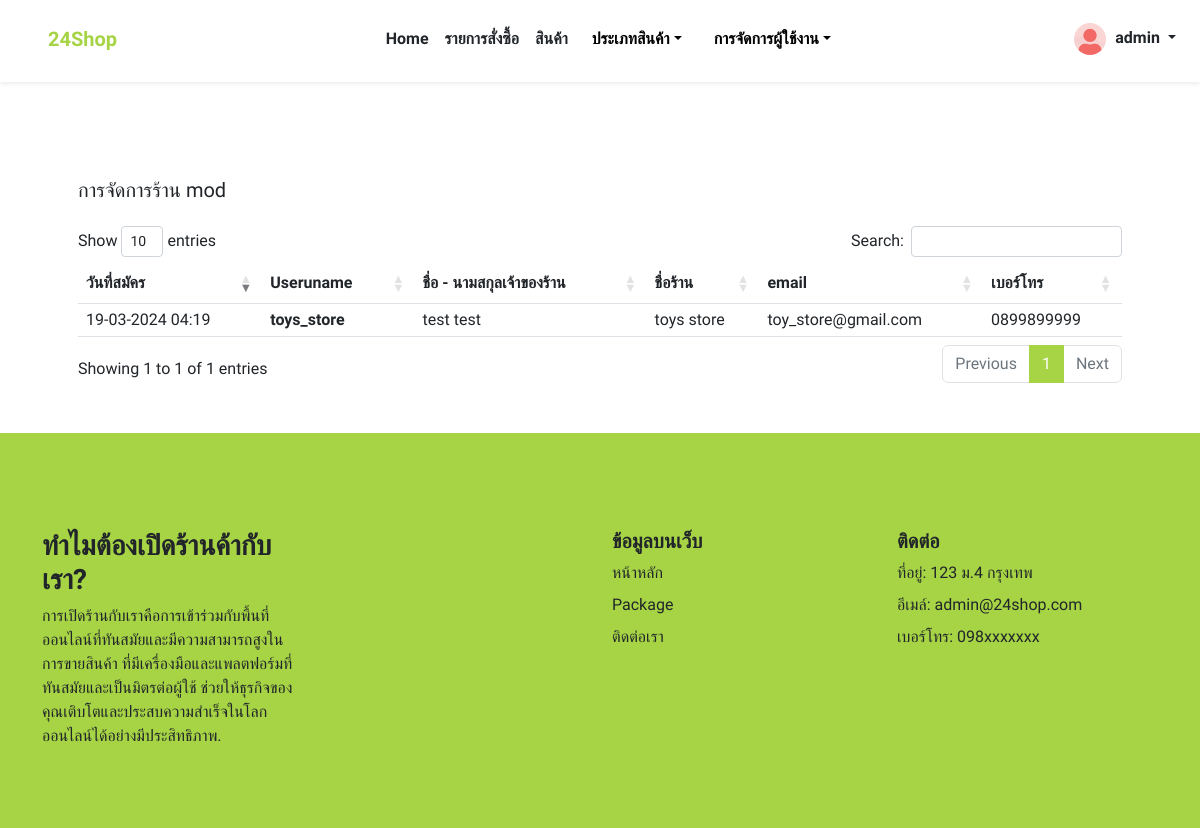
Page /admin/store-users.php (signed in) on the committed database.
### tables this page shows
CREATE TABLE IF NOT EXISTS `stores` (
  `user_name` varchar(100) NOT NULL,
  `firstname` varchar(100) NOT NULL,
  `lastname` varchar(100) NOT NULL,
  `password` varchar(100) NOT NULL,
  `sex` int NOT NULL,
  `birth_date` date NOT NULL,
  `id_card_number` varchar(15) NOT NULL,
  `img_id_card` varchar(100) NOT NULL,
  `img_house_registration` varchar(100) NOT NULL,
  `personal_address` text NOT NULL,
  `personal_sub_district` varchar(100) NOT NULL,
  `personal_district` varchar(100) NOT NULL,
  `personal_province` varchar(100) NOT NULL,
  `personal_postcode` varchar(100) NOT NULL,
  `personal_tel` varchar(100) NOT NULL,
  `store_address` text NOT NULL,
  `store_sub_district` varchar(100) NOT NULL,
  `store_district` varchar(100) NOT NULL,
  `store_province` varchar(100) NOT NULL,
  `store_postcode` varchar(100) NOT NULL,
  `store_name` varchar(100) NOT NULL,
  `store_tel` varchar(100) NOT NULL,
  `store_email` varchar(100) NOT NULL,
  `store_description` text NOT NULL,
  `store_category` int NOT NULL,
  `store_image` varchar(100) NOT NULL,
  `role` int NOT NULL,
  `status` int NOT NULL,
  `package` int NOT NULL,
  `created_at` datetime NOT NULL,
  `updated_at` timestamp NOT NULL DEFAULT CURRENT_TIMESTAMP ON UPDATE CURRENT_TIMESTAMP,
  PRIMARY KEY (`user_name`)
);

### admin/store-users.php (the view, shortened to what this page needs)
<?php
require_once("../config/config.inc.php");
?>
<!DOCTYPE html>
<html lang="en">
<head>
    <link href="https://cdn.jsdelivr.net/npm/bootstrap-icons@1.5.0/font/bootstrap-icons.css" rel="stylesheet" />
    <link href="../css/styles.css" rel="stylesheet" />
    <link rel="stylesheet" href="https://cdn.datatables.net/1.13.1/css/dataTables.bootstrap4.min.css">
</head>
<body class="d-flex flex-column min-vh-100">
    <?php
    include("./components/navbar.php"); ?>
    <section class="py-5">
        <div class="container px-4 px-lg-5 mt-5">
            <div class="d-flex justify-content-between">
                <h5 class="card-title mb-4">การจัดการร้าน mod</h5>
            </div>
            <div class="table-responsive">
                <table class="table" id="tableUsersMod">
                    <thead>
                        <tr class="text-nowrap">
                            <th>วันที่สมัคร</th>
                            <th>Useruname</th>
                            <th>ชื่อ - นามสกุลเจ้าของร้าน</th>
                            <th>ชื่อร้าน</th>
                            <th>email</th>
                            <th>เบอร์โทร</th>
                        </tr>
                    </thead>
                    <tbody>
                        <?php
                        $sqlGetUsers = "SELECT * FROM `stores`";
                        $resultGetUsers = $conn->query($sqlGetUsers);
                        while ($rowGetUsers = $resultGetUsers->fetch_assoc()) {
                        ?>
                            <tr>
                                <td class="py-1">
                                    <?php echo date("d-m-Y H:i", strtotime($rowGetUsers["created_at"])) ?>
                                </td>
                                <td class="py-1">
                                    <a href="detail-store?username=<?php echo $rowGetUsers["user_name"] ?>" class="fw-bold text-dark text-decoration-none">
                                        <?php echo $rowGetUsers["user_name"] ?>
                                    </a>
                                </td>
                                <td class="py-1">
                                    <?php echo $rowGetUsers["firstname"] . " " . $rowGetUsers["lastname"] ?>
                                </td>
                                <td class="py-1">
                                    <?php echo $rowGetUsers["store_name"] ?>
                                </td>
                                <td class="py-1">
                                    <?php echo $rowGetUsers["store_email"] ?>
                                </td>
                                <td class="py-1">
                                    <?php echo $rowGetUsers["store_tel"] ?>
                                </td>
                            </tr>
                        <?php } ?>
                    </tbody>
                </table>
            </div>
        </div>
    </section>
    <?php include("./components/footer.php"); ?>
</body>
</html>

### rows in the picture
stores: created_at "19-03-2024 04:19", user_name "toys_store", firstname "test", lastname "test", store_name "toys store", store_email "toy_store@gmail.com", store_tel "0899899999"

### other values in the picture
$_SESSION["user_name"] "admin"
